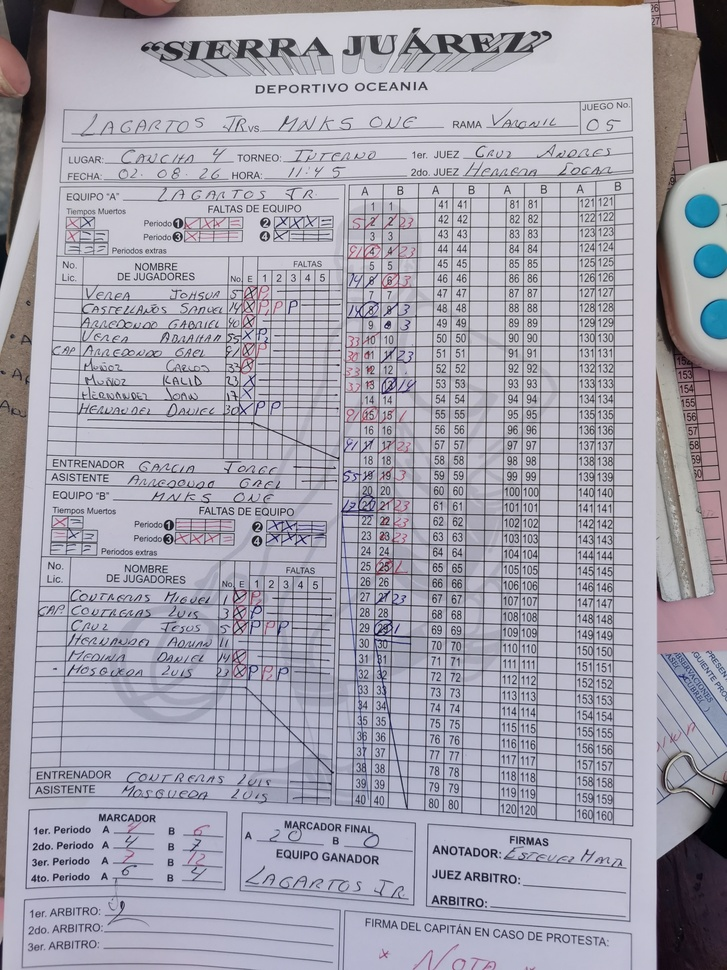
#> input picture Hoja de anotaciones.jpg, 727 x 970 px, shrunk from 2736 x 3648 before the run
$ python -i test_classifier.py   (imports and definitions only)
#> lines starting #> are read from the running program, lines starting #| are printed output that depends on the picture; after the words box and inside, x2 and y2 are one past the last pixel; in counts of white or black regions, pixels touching at a corner belong together
#> further down, picture is the input picture: shape (970, 727, 3); mean B, G, R 174.8, 162.6, 164.7
import cv2
import numpy as np

def clean_cell_ink(img):
    """Limpia el recorte de celda, elimina bordes de cuadrícula y devuelve la máscara binaria limpia."""
    h, w = img.shape[:2]
#> h = 970; w = 727
    gray = cv2.cvtColor(img, cv2.COLOR_BGR2GRAY)
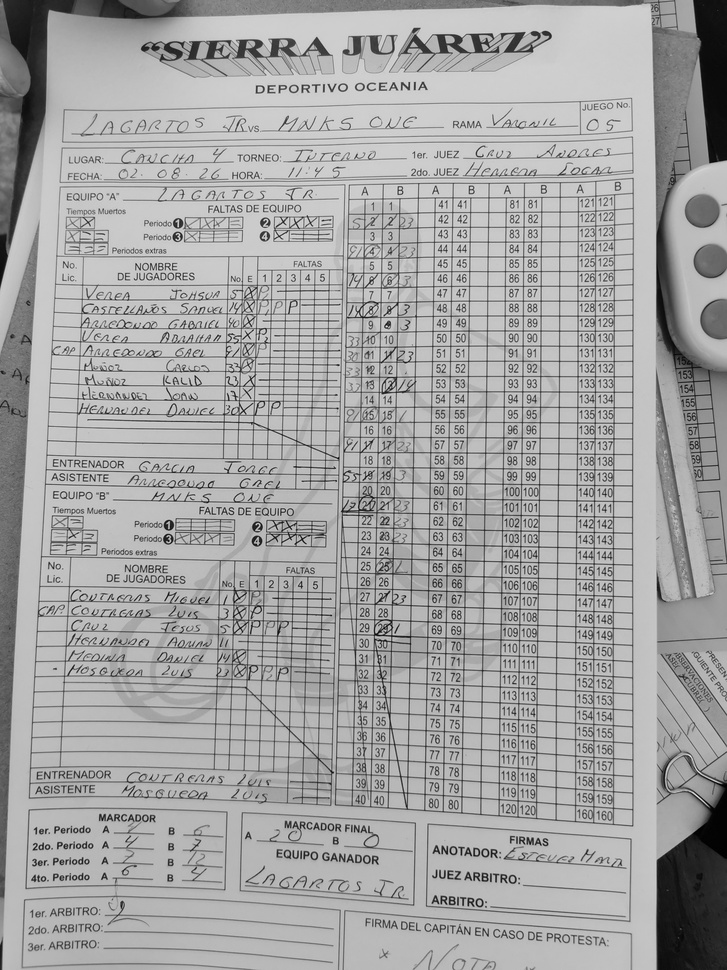
#> gray: shape (970, 727); min 0, max 239, mean 164.6
    bg = np.median(gray)
#> bg = 183
    thresh = (gray < (bg - 25)).astype(np.uint8) * 255
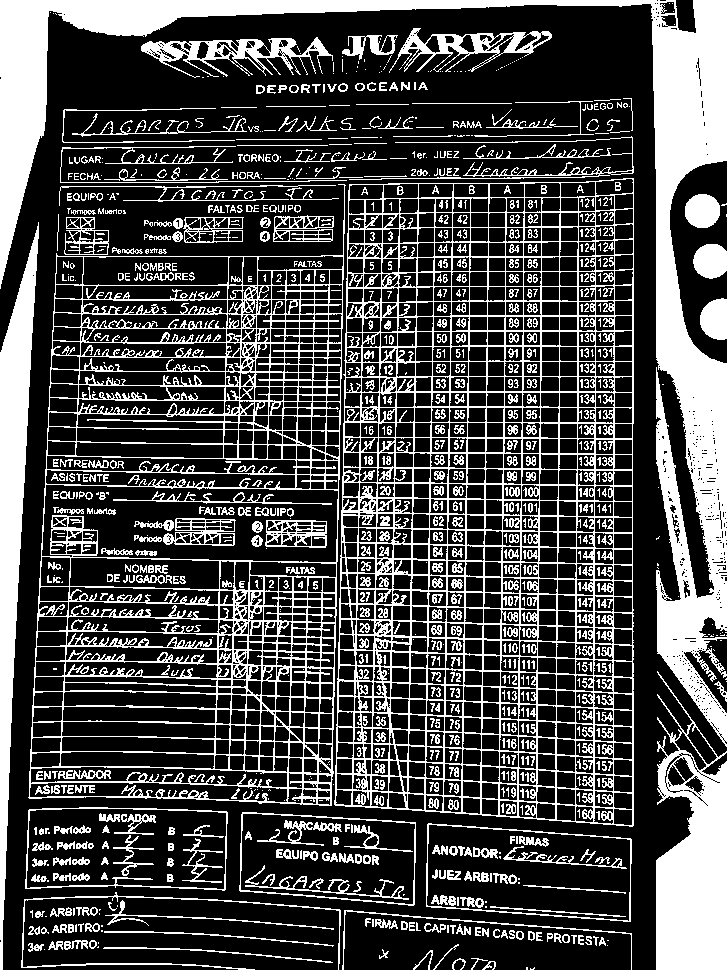
#> thresh: shape (970, 727); 29.3% white; 1086 white regions (415 under 20 px), largest, box (x1, y1, x2, y2) and area: (0, 0, 727, 747) 50179, (334, 178, 634, 827) 43100, (28, 184, 346, 806) 32948

    # Eliminar líneas de borde de celda (márgenes exteriores)
    thresh[:5, :] = 0
    thresh[-5:, :] = 0
    thresh[:, :5] = 0
    thresh[:, -6:] = 0
#> thresh: shape (970, 727); 27.5% white; 1081 white regions (408 under 20 px), largest, box (x1, y1, x2, y2) and area: (334, 178, 634, 827) 43100, (28, 184, 346, 806) 32948, (651, 5, 721, 739) 29353

    # Eliminar líneas horizontales que cruzan todo el ancho (subrayado de fin de cuarto)
    h_kernel = cv2.getStructuringElement(cv2.MORPH_RECT, (25, 1))
    h_lines = cv2.morphologyEx(thresh, cv2.MORPH_OPEN, h_kernel)
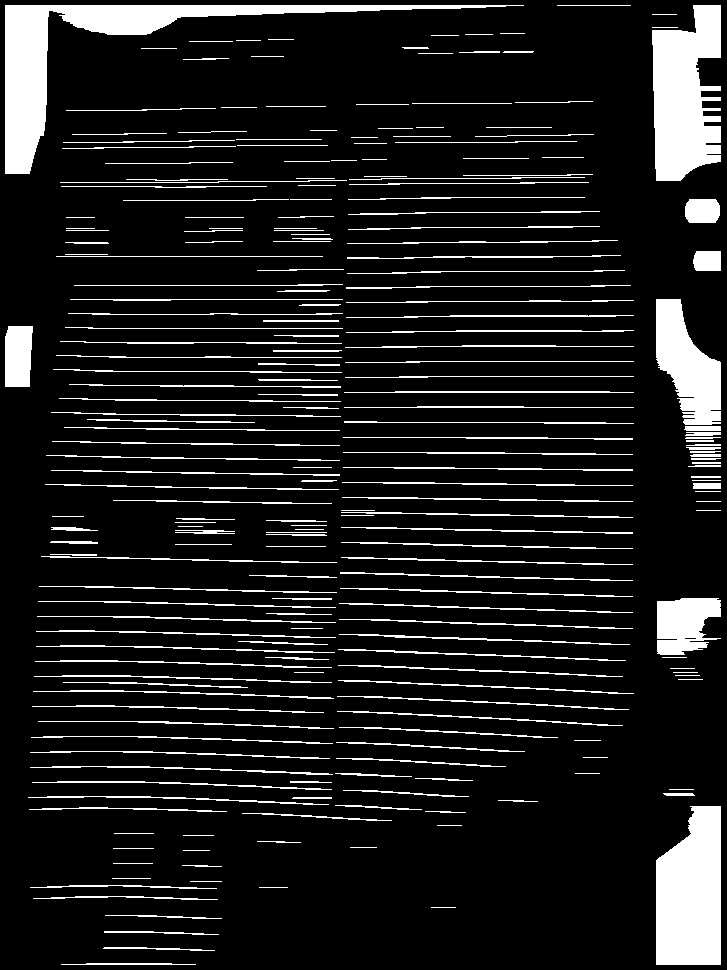
#> h_lines: shape (970, 727); 11.8% white; 242 white regions, largest, box (x1, y1, x2, y2) and area: (5, 5, 524, 174) 11984, (652, 5, 721, 181) 9148, (656, 806, 721, 965) 8919
    thresh = cv2.subtract(thresh, h_lines)
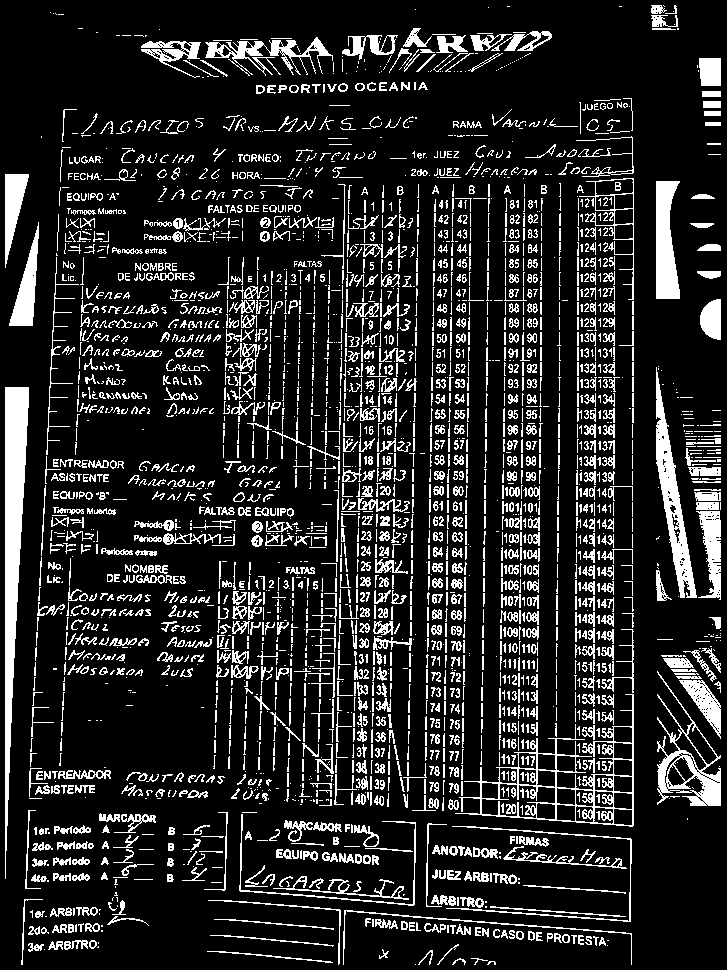
#> thresh: shape (970, 727); 15.6% white; 2925 white regions (1351 under 20 px), largest, box (x1, y1, x2, y2) and area: (5, 387, 29, 879) 5676, (455, 694, 634, 827) 3224, (656, 367, 697, 598) 2856

    # Limpiar ruido pequeño
    k = cv2.getStructuringElement(cv2.MORPH_RECT, (2, 2))
    thresh = cv2.morphologyEx(thresh, cv2.MORPH_OPEN, k)
#> thresh: shape (970, 727); 11.3% white; 3606 white regions (2643 under 20 px), largest, box (x1, y1, x2, y2) and area: (6, 388, 30, 852) 5648, (657, 373, 698, 599) 2803, (657, 182, 681, 300) 2164

    # Encontrar componentes conectados principales (para quitar motas aisladas)
    num_labels, labels, stats, centroids = cv2.connectedComponentsWithStats(thresh)
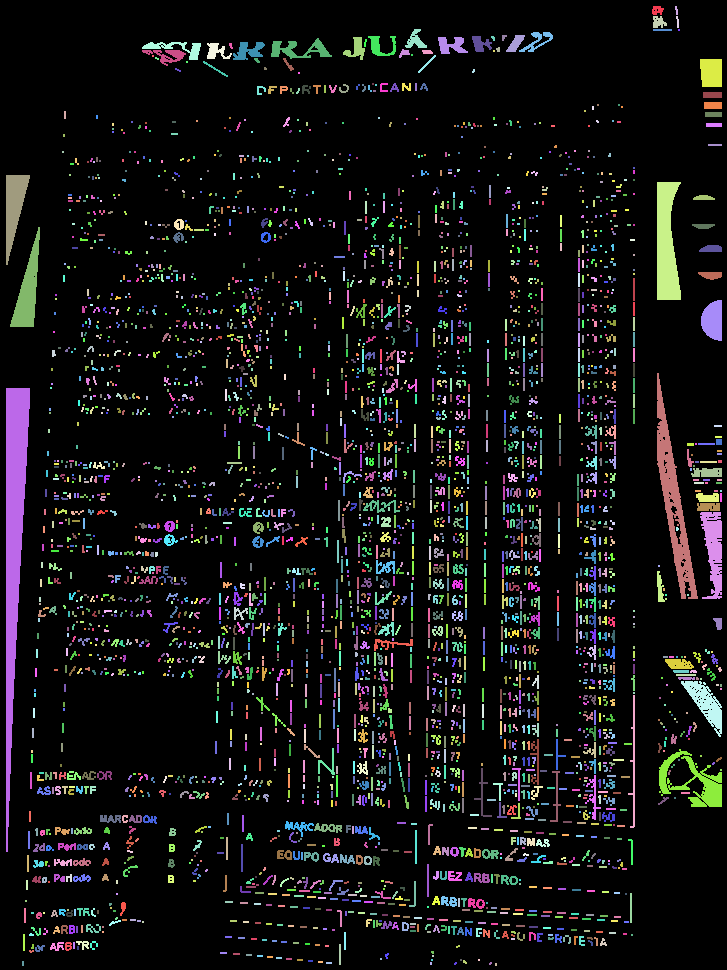
#> labels: shape (970, 727) int32; 3607 distinct labels, from 0 to 3606; one colour per label, 0 black
#> num_labels = 3607; centroids = 3607 pairs, first value 13.52 to 720.5, second value 9.84 to 964
    clean = np.zeros_like(thresh)
    for i in range(1, num_labels):
        area = stats[i, cv2.CC_STAT_AREA]
        cw = stats[i, cv2.CC_STAT_WIDTH]
        ch = stats[i, cv2.CC_STAT_HEIGHT]
        # Conservar solo trazos con altura o área razonable
        if area >= 15 and ch >= 8:
            clean[labels == i] = 255
#> this loop made 3606 passes
#> (area, cw, ch) on passes 1, 3, 4: (81, 12, 9), (117, 14, 12), (24, 3, 12)
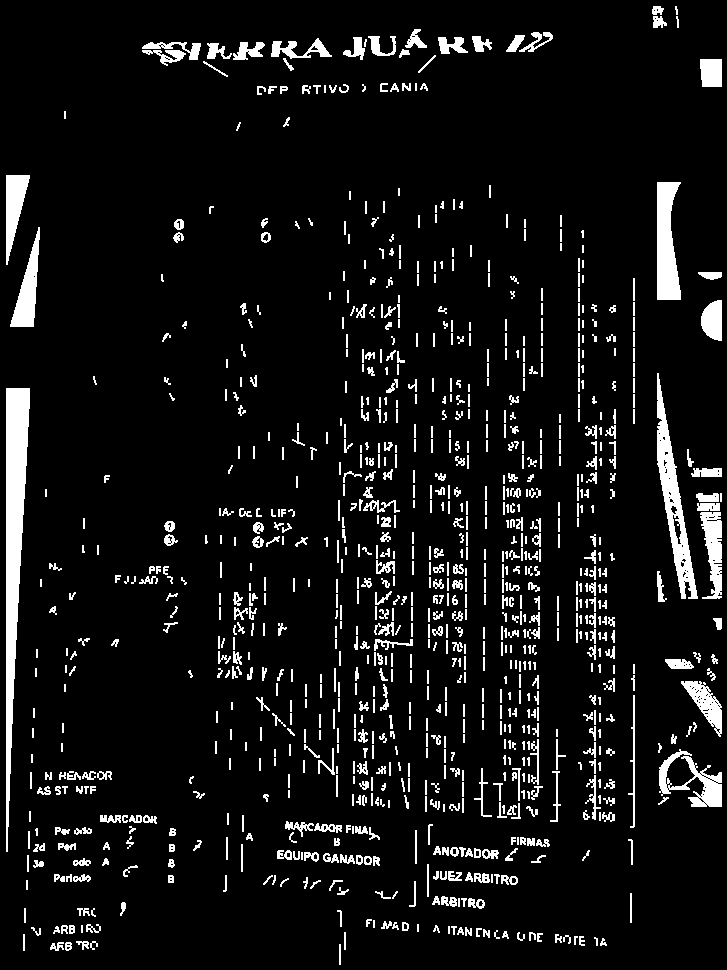
#> clean: shape (970, 727); 7.8% white; 985 white regions (167 under 20 px), largest, box (x1, y1, x2, y2) and area: (6, 388, 30, 852) 5648, (657, 373, 698, 599) 2803, (657, 182, 681, 300) 2164

    return clean

# [111 lines left out: function classify_jersey, not called in this run]

# [1 line not run here, left out]
b_expected = {2:'23', 4:'23', 6:'3', 8:'3', 9:'3', 11:'23', 13:'14', 15:'1', 17:'23', 19:'3', 21:'23', 22:'23', 23:'23', 25:'1', 27:'23', 29:'1'}
b_cands = ['1', '3', '5', '11', '14', '23']
b_correct = 0
# [9 lines not run here, left out]
a_expected = {2:'5', 4:'91', 6:'14', 8:'14', 10:'33', 11:'30', 12:'33', 13:'33', 15:'91', 17:'91', 19:'55', 21:'17'}
a_cands = ['5', '14', '17', '23', '30', '33', '40', '55', '91']
a_correct = 0
# [7 lines not run here, left out]

>>> import cv2
>>> picture = cv2.imread('../../Hoja de anotaciones.jpg')
>>> result = clean_cell_ink(picture)
